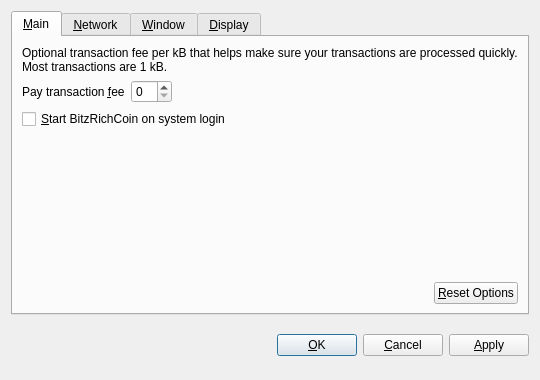
<?xml version="1.0" encoding="UTF-8"?>
<ui version="4.0">
 <class>OptionsDialog</class>
 <widget class="QDialog" name="OptionsDialog">
  <property name="geometry">
   <rect>
    <x>0</x>
    <y>0</y>
    <width>540</width>
    <height>380</height>
   </rect>
  </property>
  <property name="windowTitle">
   <string>Options</string>
  </property>
  <property name="modal">
   <bool>true</bool>
  </property>
  <layout class="QVBoxLayout" name="verticalLayout">
   <item>
    <widget class="QTabWidget" name="tabWidget">
     <property name="tabPosition">
      <enum>QTabWidget::North</enum>
     </property>
     <property name="currentIndex">
      <number>0</number>
     </property>
     <widget class="QWidget" name="tabMain">
      <attribute name="title">
       <string>&amp;Main</string>
      </attribute>
      <layout class="QVBoxLayout" name="verticalLayout_Main">
       <item>
        <widget class="QLabel" name="transactionFeeInfoLabel">
         <property name="text">
          <string>Optional transaction fee per kB that helps make sure your transactions are processed quickly. Most transactions are 1 kB.</string>
         </property>
         <property name="textFormat">
          <enum>Qt::PlainText</enum>
         </property>
         <property name="wordWrap">
          <bool>true</bool>
         </property>
        </widget>
       </item>
       <item>
        <layout class="QHBoxLayout" name="horizontalLayout_1_Main">
         <item>
          <widget class="QLabel" name="transactionFeeLabel">
           <property name="text">
            <string>Pay transaction &amp;fee</string>
           </property>
           <property name="textFormat">
            <enum>Qt::PlainText</enum>
           </property>
           <property name="buddy">
            <cstring>transactionFee</cstring>
           </property>
          </widget>
         </item>
         <item>
          <widget class="BitcoinAmountField" name="transactionFee"/>
         </item>
         <item>
          <spacer name="horizontalSpacer_1_Main">
           <property name="orientation">
            <enum>Qt::Horizontal</enum>
           </property>
           <property name="sizeHint" stdset="0">
            <size>
             <width>40</width>
             <height>20</height>
            </size>
           </property>
          </spacer>
         </item>
        </layout>
       </item>
       <item>
        <widget class="QCheckBox" name="bitcoinAtStartup">
         <property name="toolTip">
          <string>Automatically start BitzRichCoin after logging in to the system.</string>
         </property>
         <property name="text">
          <string>&amp;Start BitzRichCoin on system login</string>
         </property>
        </widget>
       </item>
       <item>
        <spacer name="verticalSpacer_Main">
         <property name="orientation">
          <enum>Qt::Vertical</enum>
         </property>
         <property name="sizeHint" stdset="0">
          <size>
           <width>20</width>
           <height>40</height>
          </size>
         </property>
        </spacer>
       </item>
       <item>
        <layout class="QHBoxLayout" name="horizontalLayout_2_Main">
         <item>
          <spacer name="horizontalSpacer_2_Main">
           <property name="orientation">
            <enum>Qt::Horizontal</enum>
           </property>
           <property name="sizeHint" stdset="0">
            <size>
             <width>40</width>
             <height>20</height>
            </size>
           </property>
          </spacer>
         </item>
         <item>
          <widget class="QPushButton" name="resetButton">
           <property name="toolTip">
            <string>Reset all client options to default.</string>
           </property>
           <property name="text">
            <string>&amp;Reset Options</string>
           </property>
           <property name="autoDefault">
            <bool>false</bool>
           </property>
          </widget>
         </item>
        </layout>
       </item>
      </layout>
     </widget>
     <widget class="QWidget" name="tabNetwork">
      <attribute name="title">
       <string>&amp;Network</string>
      </attribute>
      <layout class="QVBoxLayout" name="verticalLayout_Network">
       <item>
        <widget class="QCheckBox" name="mapPortUpnp">
         <property name="toolTip">
          <string>Automatically open the BitzRichCoin client port on the router. This only works when your router supports UPnP and it is enabled.</string>
         </property>
         <property name="text">
          <string>Map port using &amp;UPnP</string>
         </property>
        </widget>
       </item>
       <item>
        <widget class="QCheckBox" name="connectSocks">
         <property name="toolTip">
          <string>Connect to the BitzRichCoin network through a SOCKS proxy (e.g. when connecting through Tor).</string>
         </property>
         <property name="text">
          <string>&amp;Connect through SOCKS proxy:</string>
         </property>
        </widget>
       </item>
       <item>
        <layout class="QHBoxLayout" name="horizontalLayout_Network">
         <item>
          <widget class="QLabel" name="proxyIpLabel">
           <property name="text">
            <string>Proxy &amp;IP:</string>
           </property>
           <property name="textFormat">
            <enum>Qt::PlainText</enum>
           </property>
           <property name="buddy">
            <cstring>proxyIp</cstring>
           </property>
          </widget>
         </item>
         <item>
          <widget class="QValidatedLineEdit" name="proxyIp">
           <property name="maximumSize">
            <size>
             <width>140</width>
             <height>16777215</height>
            </size>
           </property>
           <property name="toolTip">
            <string>IP address of the proxy (e.g. 127.0.0.1)</string>
           </property>
          </widget>
         </item>
         <item>
          <widget class="QLabel" name="proxyPortLabel">
           <property name="text">
            <string>&amp;Port:</string>
           </property>
           <property name="textFormat">
            <enum>Qt::PlainText</enum>
           </property>
           <property name="buddy">
            <cstring>proxyPort</cstring>
           </property>
          </widget>
         </item>
         <item>
          <widget class="QLineEdit" name="proxyPort">
           <property name="maximumSize">
            <size>
             <width>55</width>
             <height>16777215</height>
            </size>
           </property>
           <property name="toolTip">
            <string>Port of the proxy (e.g. 9050)</string>
           </property>
          </widget>
         </item>
         <item>
          <widget class="QLabel" name="socksVersionLabel">
           <property name="text">
            <string>SOCKS &amp;Version:</string>
           </property>
           <property name="textFormat">
            <enum>Qt::PlainText</enum>
           </property>
           <property name="buddy">
            <cstring>socksVersion</cstring>
           </property>
          </widget>
         </item>
         <item>
          <widget class="QValueComboBox" name="socksVersion">
           <property name="toolTip">
            <string>SOCKS version of the proxy (e.g. 5)</string>
           </property>
          </widget>
         </item>
         <item>
          <spacer name="horizontalSpacer_Network">
           <property name="orientation">
            <enum>Qt::Horizontal</enum>
           </property>
           <property name="sizeHint" stdset="0">
            <size>
             <width>40</width>
             <height>20</height>
            </size>
           </property>
          </spacer>
         </item>
        </layout>
       </item>
       <item>
        <spacer name="verticalSpacer_Network">
         <property name="orientation">
          <enum>Qt::Vertical</enum>
         </property>
         <property name="sizeHint" stdset="0">
          <size>
           <width>20</width>
           <height>40</height>
          </size>
         </property>
        </spacer>
       </item>
      </layout>
     </widget>
     <widget class="QWidget" name="tabWindow">
      <attribute name="title">
       <string>&amp;Window</string>
      </attribute>
      <layout class="QVBoxLayout" name="verticalLayout_Window">
       <item>
        <widget class="QCheckBox" name="minimizeToTray">
         <property name="toolTip">
          <string>Show only a tray icon after minimizing the window.</string>
         </property>
         <property name="text">
          <string>&amp;Minimize to the tray instead of the taskbar</string>
         </property>
        </widget>
       </item>
       <item>
        <widget class="QCheckBox" name="minimizeOnClose">
         <property name="toolTip">
          <string>Minimize instead of exit the application when the window is closed. When this option is enabled, the application will be closed only after selecting Quit in the menu.</string>
         </property>
         <property name="text">
          <string>M&amp;inimize on close</string>
         </property>
        </widget>
       </item>
       <item>
        <spacer name="verticalSpacer_Window">
         <property name="orientation">
          <enum>Qt::Vertical</enum>
         </property>
         <property name="sizeHint" stdset="0">
          <size>
           <width>20</width>
           <height>40</height>
          </size>
         </property>
        </spacer>
       </item>
      </layout>
     </widget>
     <widget class="QWidget" name="tabDisplay">
      <attribute name="title">
       <string>&amp;Display</string>
      </attribute>
      <layout class="QVBoxLayout" name="verticalLayout_Display">
       <item>
        <layout class="QHBoxLayout" name="horizontalLayout_1_Display">
         <item>
          <widget class="QLabel" name="langLabel">
           <property name="text">
            <string>User Interface &amp;language:</string>
           </property>
           <property name="textFormat">
            <enum>Qt::PlainText</enum>
           </property>
           <property name="buddy">
            <cstring>lang</cstring>
           </property>
          </widget>
         </item>
         <item>
          <widget class="QValueComboBox" name="lang">
           <property name="toolTip">
            <string>The user interface language can be set here. This setting will take effect after restarting BitzRichCoin.</string>
           </property>
          </widget>
         </item>
        </layout>
       </item>
       <item>
        <layout class="QHBoxLayout" name="horizontalLayout_2_Display">
         <item>
          <widget class="QLabel" name="unitLabel">
           <property name="text">
            <string>&amp;Unit to show amounts in:</string>
           </property>
           <property name="textFormat">
            <enum>Qt::PlainText</enum>
           </property>
           <property name="buddy">
            <cstring>unit</cstring>
           </property>
          </widget>
         </item>
         <item>
          <widget class="QValueComboBox" name="unit">
           <property name="toolTip">
            <string>Choose the default subdivision unit to show in the interface and when sending coins.</string>
           </property>
          </widget>
         </item>
        </layout>
       </item>
       <item>
        <widget class="QCheckBox" name="displayAddresses">
         <property name="toolTip">
          <string>Whether to show BitzRichCoin addresses in the transaction list or not.</string>
         </property>
         <property name="text">
          <string>&amp;Display addresses in transaction list</string>
         </property>
        </widget>
       </item>
       <item>
        <widget class="QCheckBox" name="coinControlFeatures">
         <property name="toolTip">
          <string>Whether to show coin control features or not.</string>
         </property>
         <property name="text">
          <string>Display coin &amp;control features (experts only!)</string>
         </property>
        </widget>
       </item>
       <item>
        <spacer name="verticalSpacer_Display">
         <property name="orientation">
          <enum>Qt::Vertical</enum>
         </property>
         <property name="sizeHint" stdset="0">
          <size>
           <width>20</width>
           <height>40</height>
          </size>
         </property>
        </spacer>
       </item>
      </layout>
     </widget>
    </widget>
   </item>
   <item>
    <layout class="QHBoxLayout" name="horizontalLayout_Buttons">
     <item>
      <spacer name="horizontalSpacer_1">
       <property name="orientation">
        <enum>Qt::Horizontal</enum>
       </property>
       <property name="sizeHint" stdset="0">
        <size>
         <width>40</width>
         <height>48</height>
        </size>
       </property>
      </spacer>
     </item>
     <item>
      <widget class="QLabel" name="statusLabel">
       <property name="font">
        <font>
         <weight>75</weight>
         <bold>true</bold>
        </font>
       </property>
       <property name="text">
        <string/>
       </property>
       <property name="textFormat">
        <enum>Qt::PlainText</enum>
       </property>
       <property name="wordWrap">
        <bool>true</bool>
       </property>
      </widget>
     </item>
     <item>
      <spacer name="horizontalSpacer_2">
       <property name="orientation">
        <enum>Qt::Horizontal</enum>
       </property>
       <property name="sizeHint" stdset="0">
        <size>
         <width>40</width>
         <height>48</height>
        </size>
       </property>
      </spacer>
     </item>
     <item>
      <widget class="QPushButton" name="okButton">
       <property name="text">
        <string>&amp;OK</string>
       </property>
      </widget>
     </item>
     <item>
      <widget class="QPushButton" name="cancelButton">
       <property name="text">
        <string>&amp;Cancel</string>
       </property>
       <property name="autoDefault">
        <bool>false</bool>
       </property>
      </widget>
     </item>
     <item>
      <widget class="QPushButton" name="applyButton">
       <property name="text">
        <string>&amp;Apply</string>
       </property>
       <property name="autoDefault">
        <bool>false</bool>
       </property>
      </widget>
     </item>
    </layout>
   </item>
  </layout>
 </widget>
 <customwidgets>
  <customwidget>
   <class>BitcoinAmountField</class>
   <extends>QSpinBox</extends>
   <header>bitcoinamountfield.h</header>
  </customwidget>
  <customwidget>
   <class>QValueComboBox</class>
   <extends>QComboBox</extends>
   <header>qvaluecombobox.h</header>
  </customwidget>
  <customwidget>
   <class>QValidatedLineEdit</class>
   <extends>QLineEdit</extends>
   <header>qvalidatedlineedit.h</header>
  </customwidget>
 </customwidgets>
 <resources/>
 <connections/>
</ui>
